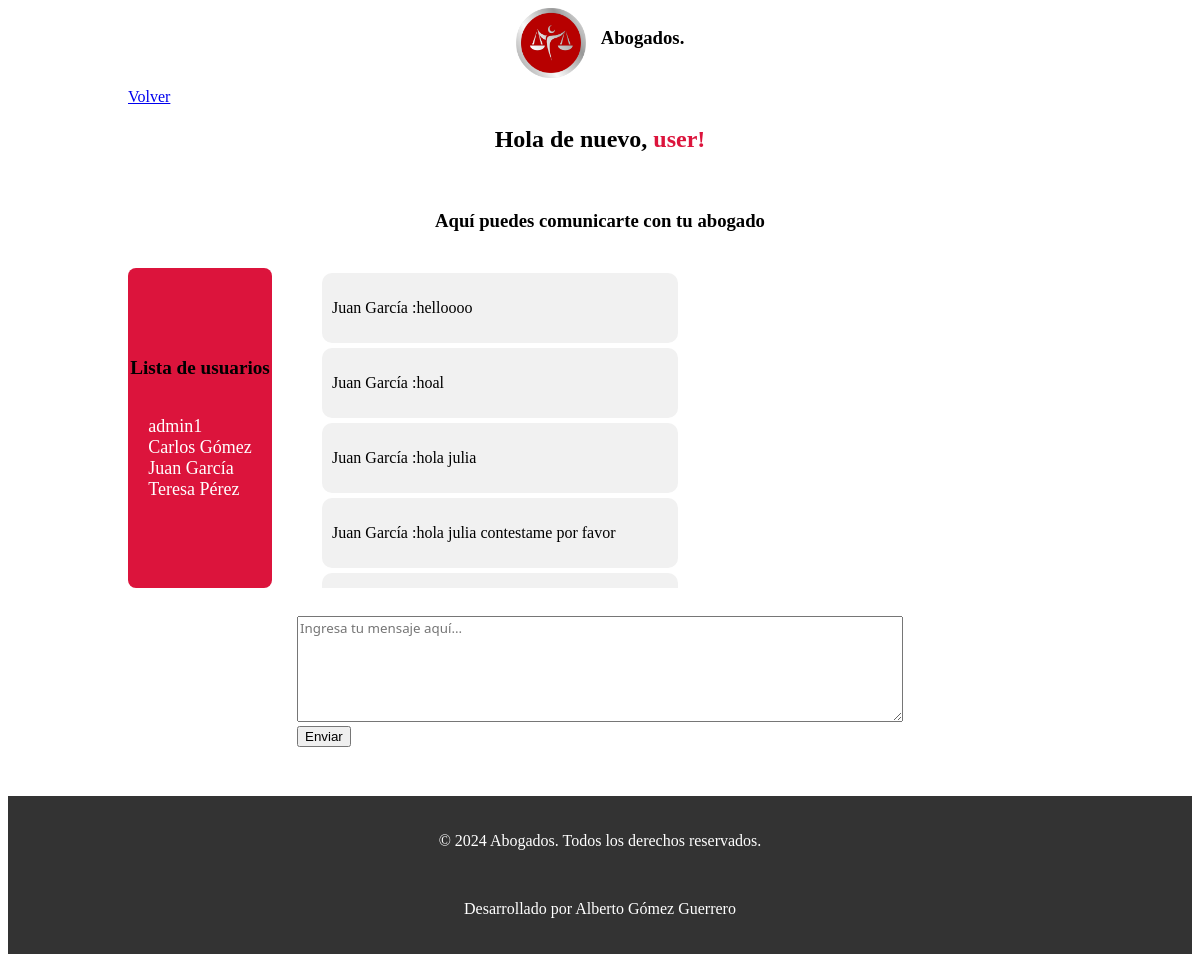
The page /chatpage.php (signed in) on the database its author committed.
### tables this page shows
CREATE TABLE `user_form` (
  `id` int(255) NOT NULL,
  `nombre` varchar(255) NOT NULL,
  `email` varchar(255) NOT NULL,
  `password` varchar(255) NOT NULL,
  `user_type` varchar(255) NOT NULL DEFAULT 'user',
  `dni` varchar(255) NOT NULL,
  `edad` varchar(255) NOT NULL,
  `apellido` varchar(255) NOT NULL
);

CREATE TABLE `mensajes` (
  `id` int(11) NOT NULL,
  `user_id` int(11) DEFAULT NULL,
  `mensaje` text DEFAULT NULL,
  `fecha_hora` timestamp NOT NULL DEFAULT current_timestamp(),
  `name` varchar(255) DEFAULT NULL,
  `conversacion_id` int(11) NOT NULL,
  `receptor_id` int(11) DEFAULT NULL
);

### chatpage.php (the view, shortened to what this page needs)
<?php
if(isset($_SESSION['user_name']) || isset($_SESSION['admin_name'])) {
    include "config.php";
    $sql="SELECT * FROM `mensajes`";
    $query = mysqli_query($conn,$sql);
}
else {
    header('location:index.php');
    exit;
}
?>
<!DOCTYPE html>
<html lang="en">
<head>
</head>
<body>
<div class="container">
    <?php include 'views/nav2.php'; ?>
    <?php
        $user_type = isset($_SESSION['user_type']) ? $_SESSION['user_type'] : 'user';
        if ($user_type == 'admin') {
            echo '<a href="admin_page.php" style="margin-left:10vw" >Volver</a>';
        } else {
            echo '<a href="user_page.php" style="margin-left:10vw" >Volver</a>';
        }
    ?>
    <?php
        $user_type = isset($_SESSION['user_type']) ? $_SESSION['user_type'] : 'user';
        if ($user_type == 'admin') {
            echo '<center><h2 style="color: black;">Hola de nuevo, <span style="color: crimson;">' . $_SESSION['admin_name'] . '!</span></h2></center><br>';
            echo '<center><h3 style="color: black;">Aquí puedes comunicarte con el cliente</h3></center><br>';
        } else {
            echo '<center><h2 style="color: black;">Hola de nuevo, <span style="color: crimson;">' . $_SESSION['user_name'] . '!</span></h2></center><br>';
            echo '<center><h3 style="color: black;">Aquí puedes comunicarte con tu abogado</h3></center><br>';
        }
    ?>
    <div class="box">
    <div class="user-list">
    <h3>Lista de usuarios</h3>
            <ul>
                <?php
                if (isset($_SESSION['user_type'])) {
                    if ($_SESSION['user_type'] == 'user') {
                        $sql_users = "SELECT DISTINCT id, nombre, user_type FROM user_form WHERE user_type = 'admin'";
                    } else {
                        $sql_users = "SELECT DISTINCT id, nombre, user_type FROM user_form";
                    }
                    $query_users = mysqli_query($conn, $sql_users);
                    if (mysqli_num_rows($query_users) > 0) {
                        while ($row_user = mysqli_fetch_assoc($query_users)) {
                            if (isset($row_user['id'])) {
                                echo '<li><a href="#" class="user-link" data-user-type="' . $row_user['user_type'] . '" data-user-id="' . $row_user['id'] . '">' . $row_user['nombre'] . '</a></li>';
                            } else {
                                echo '<li>No se encontró la clave "id" en el array.</li>';
                            }
                        }
                    } else {
                        echo '<li>No hay usuarios disponibles.</li>';
                    }
                } else {
                    echo '<li>El tipo de usuario no está definido en la sesión.</li>';
                }
                ?>
            </ul>
        </div>
        <div class="boxinside">
            <div class="display-chat" id="display-chat">
                <?php
                    if(mysqli_num_rows($query)>0) {
                        while($row = mysqli_fetch_assoc($query)) {
                            $messageClass = ($row['user_id'] == $_SESSION['id_usuario']) ? 'sent' : 'received';
                            echo '<div class="message ' . $messageClass . '"><p><span>' . $row['name'] . ' :</span>' . $row['mensaje'] . '</p></div>';
                        }
                    } else {
                        echo '<div class="message"><p>No hay ninguna conversación previa.</p></div>';
                    }
                ?>
            </div>
        </div>
    </div>
    <form class="form-inline" method="post" action="sendMessage.php">
              <div class="form-group">
                  <div class="col-sm-10">
                      <textarea name="msg" class="form-control" placeholder="Ingresa tu mensaje aquí..."></textarea>
                  </div>
                  <div class="col-sm-2">
                      <button type="submit" class="btn btn-primary">Enviar</button>
                  </div>
              </div>
          </form>
</div>
<footer>
    <?php     include 'components/footer.php'; ?>
</footer>
</body>
</html>

### chatpage.php (style rules this page uses)
.box { height:40vh; width:100vw; display: flex; flex-direction: row; gap:50px; }
.box ul { text-decoration:none; justify-content:center; color:white; font-size:large; list-style: none; padding:0; }
.box h3 { font-size: larger; font-weight:bolder; }
ul li a { text-decoration:none; color:white; }
.user-list { display: flex; flex-direction:column; margin-left: 10vw; width: 12vw; background: crimson; justify-content:center; place-items:center; border-radius:8px; align-items: center; }
.boxinside { height:40vh; width:70vw; overflow-y: auto; overflow-x: hidden; }
.form-inline { display: flex; justify-content:center; place-items:center; margin-top:1vh; align-items: center; width: 100%; height: 15vh; place-items: right; margin-bottom:10vh; }
textarea { font-family: system-ui, -apple-system, BlinkMacSystemFont, 'Segoe UI', Roboto, Oxygen, Ubuntu, Cantarell, 'Open Sans', 'Helvetica Neue', sans-serif; margin-top:50px; width: 50vw; height: 100px; }
.message { padding: 10px; margin-bottom: 10px; border-radius: 10px; max-width: 30%; }
.message.received { background-color: #f1f1f1; color: black; border-radius: 10px; padding: 10px; margin: 5px 0; max-width: 40%; align-self: flex-end; }

### rows shown on the page
user_form: nombre "admin1"
user_form: nombre "Carlos Gómez"
user_form: nombre "Juan García"
user_form: nombre "Teresa Pérez"
mensajes: name "Juan García", mensaje "helloooo"
mensajes: name "Juan García", mensaje "hoal"
mensajes: name "Juan García", mensaje "hola julia"
mensajes: name "Juan García", mensaje "hola julia contestame por favor"

### other values the page prints
$_SESSION['user_name'] "user"
